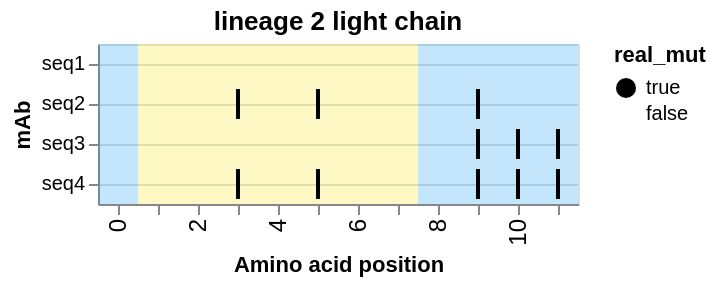

Describe this chart as a Vega-Lite specification.
### Vega-Lite specification from a JSON file in a GitHub repository (floating-point values rounded to 4 significant figures)
{"config": {"view": {"continuousWidth": 400, "continuousHeight": 300}}, "layer": [{"data": {"values": [{"type": "naive", "index": 0, "seq_id": "seq1", "position": 0, "mut_from": "A", "mut_to": "A", "region": "Framework", "framework": true, "radical": false, "real_mut": false}, {"type": "naive", "index": 0, "seq_id": "seq1", "position": 8, "mut_from": "A", "mut_to": "A", "region": "Framework", "framework": true, "radical": false, "real_mut": false}, {"type": "naive", "index": 0, "seq_id": "seq1", "position": 9, "mut_from": "T", "mut_to": "T", "region": "Framework", "framework": true, "radical": false, "real_mut": false}, {"type": "naive", "index": 0, "seq_id": "seq1", "position": 10, "mut_from": "C", "mut_to": "C", "region": "Framework", "framework": true, "radical": false, "real_mut": false}, {"type": "naive", "index": 0, "seq_id": "seq1", "position": 11, "mut_from": "G", "mut_to": "G", "region": "Framework", "framework": true, "radical": false, "real_mut": false}]}, "mark": {"type": "rect", "color": "#169cf5", "opacity": 0.25}, "encoding": {"x": {"type": "ordinal", "field": "position"}}}, {"data": {"values": [{"type": "naive", "index": 0, "seq_id": "seq1", "position": 1, "mut_from": "T", "mut_to": "T", "region": "CDR", "framework": false, "radical": false, "real_mut": false}, {"type": "naive", "index": 0, "seq_id": "seq1", "position": 2, "mut_from": "C", "mut_to": "C", "region": "CDR", "framework": false, "radical": false, "real_mut": false}, {"type": "naive", "index": 0, "seq_id": "seq1", "position": 3, "mut_from": "G", "mut_to": "G", "region": "CDR", "framework": false, "radical": false, "real_mut": false}, {"type": "naive", "index": 0, "seq_id": "seq1", "position": 4, "mut_from": "A", "mut_to": "A", "region": "CDR", "framework": false, "radical": false, "real_mut": false}, {"type": "naive", "index": 0, "seq_id": "seq1", "position": 5, "mut_from": "T", "mut_to": "T", "region": "CDR", "framework": false, "radical": false, "real_mut": false}, {"type": "naive", "index": 0, "seq_id": "seq1", "position": 6, "mut_from": "C", "mut_to": "C", "region": "CDR", "framework": false, "radical": false, "real_mut": false}, {"type": "naive", "index": 0, "seq_id": "seq1", "position": 7, "mut_from": "G", "mut_to": "G", "region": "CDR", "framework": false, "radical": false, "real_mut": false}]}, "mark": {"type": "rect", "color": "#f5e216", "opacity": 0.25}, "encoding": {"x": {"type": "ordinal", "field": "position"}}}, {"data": {"values": [{"type": "naive", "index": 0, "seq_id": "seq1", "position": 0, "mut_from": "A", "mut_to": "A", "region": "Framework", "framework": true, "radical": false, "real_mut": false}, {"type": "naive", "index": 0, "seq_id": "seq1", "position": 1, "mut_from": "T", "mut_to": "T", "region": "CDR", "framework": false, "radical": false, "real_mut": false}, {"type": "naive", "index": 0, "seq_id": "seq1", "position": 2, "mut_from": "C", "mut_to": "C", "region": "CDR", "framework": false, "radical": false, "real_mut": false}, {"type": "naive", "index": 0, "seq_id": "seq1", "position": 3, "mut_from": "G", "mut_to": "G", "region": "CDR", "framework": false, "radical": false, "real_mut": false}, {"type": "naive", "index": 0, "seq_id": "seq1", "position": 4, "mut_from": "A", "mut_to": "A", "region": "CDR", "framework": false, "radical": false, "real_mut": false}, {"type": "naive", "index": 0, "seq_id": "seq1", "position": 5, "mut_from": "T", "mut_to": "T", "region": "CDR", "framework": false, "radical": false, "real_mut": false}, {"type": "naive", "index": 0, "seq_id": "seq1", "position": 6, "mut_from": "C", "mut_to": "C", "region": "CDR", "framework": false, "radical": false, "real_mut": false}, {"type": "naive", "index": 0, "seq_id": "seq1", "position": 7, "mut_from": "G", "mut_to": "G", "region": "CDR", "framework": false, "radical": false, "real_mut": false}, {"type": "naive", "index": 0, "seq_id": "seq1", "position": 8, "mut_from": "A", "mut_to": "A", "region": "Framework", "framework": true, "radical": false, "real_mut": false}, {"type": "naive", "index": 0, "seq_id": "seq1", "position": 9, "mut_from": "T", "mut_to": "T", "region": "Framework", "framework": true, "radical": false, "real_mut": false}, {"type": "naive", "index": 0, "seq_id": "seq1", "position": 10, "mut_from": "C", "mut_to": "C", "region": "Framework", "framework": true, "radical": false, "real_mut": false}, {"type": "naive", "index": 0, "seq_id": "seq1", "position": 11, "mut_from": "G", "mut_to": "G", "region": "Framework", "framework": true, "radical": false, "real_mut": false}, {"type": "lineage_member", "index": 1, "seq_id": " seq2", "position": 0, "mut_from": "A", "mut_to": "A", "region": "Framework", "framework": true, "radical": false, "real_mut": false}, {"type": "lineage_member", "index": 1, "seq_id": " seq2", "position": 1, "mut_from": "T", "mut_to": "T", "region": "CDR", "framework": false, "radical": false, "real_mut": false}, {"type": "lineage_member", "index": 1, "seq_id": " seq2", "position": 2, "mut_from": "C", "mut_to": "C", "region": "CDR", "framework": false, "radical": false, "real_mut": false}, {"type": "lineage_member", "index": 1, "seq_id": " seq2", "position": 3, "mut_from": "G", "mut_to": "A", "region": "CDR", "framework": false, "radical": false, "real_mut": true}, {"type": "lineage_member", "index": 1, "seq_id": " seq2", "position": 4, "mut_from": "A", "mut_to": "A", "region": "CDR", "framework": false, "radical": false, "real_mut": false}, {"type": "lineage_member", "index": 1, "seq_id": " seq2", "position": 5, "mut_from": "T", "mut_to": "A", "region": "CDR", "framework": false, "radical": false, "real_mut": true}, {"type": "lineage_member", "index": 1, "seq_id": " seq2", "position": 6, "mut_from": "C", "mut_to": "C", "region": "CDR", "framework": false, "radical": false, "real_mut": false}, {"type": "lineage_member", "index": 1, "seq_id": " seq2", "position": 7, "mut_from": "G", "mut_to": "G", "region": "CDR", "framework": false, "radical": false, "real_mut": false}, {"type": "lineage_member", "index": 1, "seq_id": " seq2", "position": 8, "mut_from": "A", "mut_to": "A", "region": "Framework", "framework": true, "radical": false, "real_mut": false}, {"type": "lineage_member", "index": 1, "seq_id": " seq2", "position": 9, "mut_from": "T", "mut_to": "A", "region": "Framework", "framework": true, "radical": false, "real_mut": true}, {"type": "lineage_member", "index": 1, "seq_id": " seq2", "position": 10, "mut_from": "C", "mut_to": "C", "region": "Framework", "framework": true, "radical": false, "real_mut": false}, {"type": "lineage_member", "index": 1, "seq_id": " seq2", "position": 11, "mut_from": "G", "mut_to": "G", "region": "Framework", "framework": true, "radical": false, "real_mut": false}, {"type": "lineage_member", "index": 2, "seq_id": "  seq3", "position": 0, "mut_from": "A", "mut_to": "A", "region": "Framework", "framework": true, "radical": false, "real_mut": false}, {"type": "lineage_member", "index": 2, "seq_id": "  seq3", "position": 1, "mut_from": "T", "mut_to": "T", "region": "CDR", "framework": false, "radical": false, "real_mut": false}, {"type": "lineage_member", "index": 2, "seq_id": "  seq3", "position": 2, "mut_from": "C", "mut_to": "C", "region": "CDR", "framework": false, "radical": false, "real_mut": false}, {"type": "lineage_member", "index": 2, "seq_id": "  seq3", "position": 3, "mut_from": "G", "mut_to": "G", "region": "CDR", "framework": false, "radical": false, "real_mut": false}, {"type": "lineage_member", "index": 2, "seq_id": "  seq3", "position": 4, "mut_from": "A", "mut_to": "A", "region": "CDR", "framework": false, "radical": false, "real_mut": false}, {"type": "lineage_member", "index": 2, "seq_id": "  seq3", "position": 5, "mut_from": "T", "mut_to": "T", "region": "CDR", "framework": false, "radical": false, "real_mut": false}, {"type": "lineage_member", "index": 2, "seq_id": "  seq3", "position": 6, "mut_from": "C", "mut_to": "C", "region": "CDR", "framework": false, "radical": false, "real_mut": false}, {"type": "lineage_member", "index": 2, "seq_id": "  seq3", "position": 7, "mut_from": "G", "mut_to": "G", "region": "CDR", "framework": false, "radical": false, "real_mut": false}, {"type": "lineage_member", "index": 2, "seq_id": "  seq3", "position": 8, "mut_from": "A", "mut_to": "A", "region": "Framework", "framework": true, "radical": false, "real_mut": false}, {"type": "lineage_member", "index": 2, "seq_id": "  seq3", "position": 9, "mut_from": "T", "mut_to": "A", "region": "Framework", "framework": true, "radical": false, "real_mut": true}, {"type": "lineage_member", "index": 2, "seq_id": "  seq3", "position": 10, "mut_from": "C", "mut_to": "A", "region": "Framework", "framework": true, "radical": true, "real_mut": true}, {"type": "lineage_member", "index": 2, "seq_id": "  seq3", "position": 11, "mut_from": "G", "mut_to": "A", "region": "Framework", "framework": true, "radical": false, "real_mut": true}, {"type": "lineage_member", "index": 3, "seq_id": "   seq4", "position": 0, "mut_from": "A", "mut_to": "A", "region": "Framework", "framework": true, "radical": false, "real_mut": false}, {"type": "lineage_member", "index": 3, "seq_id": "   seq4", "position": 1, "mut_from": "T", "mut_to": "T", "region": "CDR", "framework": false, "radical": false, "real_mut": false}, {"type": "lineage_member", "index": 3, "seq_id": "   seq4", "position": 2, "mut_from": "C", "mut_to": "C", "region": "CDR", "framework": false, "radical": false, "real_mut": false}, {"type": "lineage_member", "index": 3, "seq_id": "   seq4", "position": 3, "mut_from": "G", "mut_to": "A", "region": "CDR", "framework": false, "radical": false, "real_mut": true}, {"type": "lineage_member", "index": 3, "seq_id": "   seq4", "position": 4, "mut_from": "A", "mut_to": "A", "region": "CDR", "framework": false, "radical": false, "real_mut": false}, {"type": "lineage_member", "index": 3, "seq_id": "   seq4", "position": 5, "mut_from": "T", "mut_to": "A", "region": "CDR", "framework": false, "radical": false, "real_mut": true}, {"type": "lineage_member", "index": 3, "seq_id": "   seq4", "position": 6, "mut_from": "C", "mut_to": "C", "region": "CDR", "framework": false, "radical": false, "real_mut": false}, {"type": "lineage_member", "index": 3, "seq_id": "   seq4", "position": 7, "mut_from": "G", "mut_to": "G", "region": "CDR", "framework": false, "radical": false, "real_mut": false}, {"type": "lineage_member", "index": 3, "seq_id": "   seq4", "position": 8, "mut_from": "A", "mut_to": "A", "region": "Framework", "framework": true, "radical": false, "real_mut": false}, {"type": "lineage_member", "index": 3, "seq_id": "   seq4", "position": 9, "mut_from": "T", "mut_to": "A", "region": "Framework", "framework": true, "radical": false, "real_mut": true}, {"type": "lineage_member", "index": 3, "seq_id": "   seq4", "position": 10, "mut_from": "C", "mut_to": "A", "region": "Framework", "framework": true, "radical": true, "real_mut": true}, {"type": "lineage_member", "index": 3, "seq_id": "   seq4", "position": 11, "mut_from": "G", "mut_to": "A", "region": "Framework", "framework": true, "radical": false, "real_mut": true}]}, "mark": {"type": "tick", "opacity": 1, "thickness": 2}, "encoding": {"color": {"type": "nominal", "field": "real_mut", "scale": {"domain": [true, false], "range": ["black", "transparent"]}}, "x": {"type": "ordinal", "axis": {"grid": false, "labelFontSize": 12, "labelOverlap": "parity", "labelSeparation": 10}, "field": "position", "title": "Amino acid position"}, "y": {"type": "nominal", "axis": {"grid": true, "labels": true, "orient": "left", "title": "mAb"}, "field": "seq_id", "sort": ["seq1", "seq2", "seq3", "seq4"], "title": "sequence"}}, "title": "lineage 2 light chain"}], "$schema": "https://vega.github.io/schema/vega-lite/v5.json", "data": {"values": [{"type": "naive", "index": 0, "seq_id": "seq1", "position": 0, "mut_from": "A", "mut_to": "A", "region": "Framework", "framework": true, "radical": false, "real_mut": false}, {"type": "naive", "index": 0, "seq_id": "seq1", "position": 8, "mut_from": "A", "mut_to": "A", "region": "Framework", "framework": true, "radical": false, "real_mut": false}, {"type": "naive", "index": 0, "seq_id": "seq1", "position": 9, "mut_from": "T", "mut_to": "T", "region": "Framework", "framework": true, "radical": false, "real_mut": false}, {"type": "naive", "index": 0, "seq_id": "seq1", "position": 10, "mut_from": "C", "mut_to": "C", "region": "Framework", "framework": true, "radical": false, "real_mut": false}, {"type": "naive", "index": 0, "seq_id": "seq1", "position": 11, "mut_from": "G", "mut_to": "G", "region": "Framework", "framework": true, "radical": false, "real_mut": false}]}}
